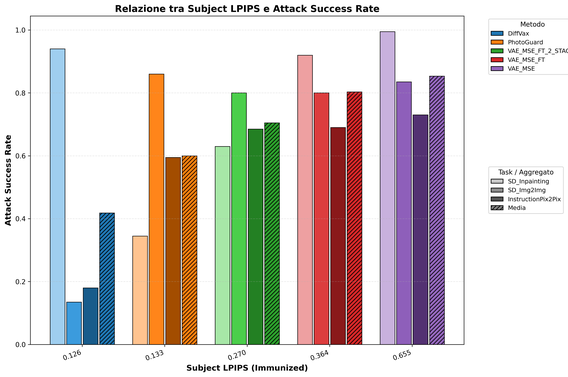
#> input picture lpips_vs_attack_success_rate.png, 568 x 377 px, shrunk from 3560 x 2364 before the run; its folder holds 4 pictures in this run
$ python check_mask.py .
#> lines starting #> are read from the running program, lines starting #| are printed output that depends on the picture
"""
Script per contare quante maschere, all'interno di una cartella, hanno
una frazione di pixel "bianchi" superiore a una soglia (default: 5%).

Uso:
    python count_white_masks.py /percorso/alla/cartella
    python count_white_masks.py /percorso/alla/cartella --threshold 0.10
    python count_white_masks.py /percorso/alla/cartella --white-value 200 --ext .png .jpg

Una maschera è considerata "bianca" in un pixel se il valore (dopo
conversione in scala di grigi, 0-255) è >= --white-value (default 128).
La frazione bianca di un'immagine è: (# pixel bianchi) / (# pixel totali).
"""

import argparse
from pathlib import Path

import numpy as np
from PIL import Image


def compute_white_fraction(mask_path: Path, white_value: int) -> float:
    """
    Calcola la frazione di pixel "bianchi" (>= white_value) in una maschera.
    La maschera viene aperta e convertita in scala di grigi (mode "L").
    """
#> called with white_value = 128
    mask = Image.open(mask_path).convert("L")
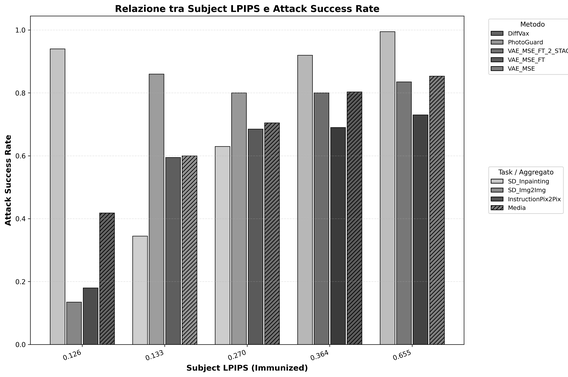
#> mask: PIL image 568x377 L; min 0, max 255, mean 208.8
    arr = np.array(mask)
    white_fraction = (arr >= white_value).mean()
#> white_fraction = 0.803
    return float(white_fraction)


def main():
    parser = argparse.ArgumentParser(
        description="Conta quante maschere in una cartella hanno una parte bianca > soglia."
    )
    parser.add_argument(
        "folder",
        type=str,
        help="Cartella contenente le maschere",
    )
    parser.add_argument(
        "--threshold",
        type=float,
        default=0.05,
        help="Soglia di frazione bianca (default: 0.05 = 5%%)",
    )
    parser.add_argument(
        "--white-value",
        type=int,
        default=128,
        help="Valore minimo di grigio (0-255) per considerare un pixel 'bianco' (default: 128)",
    )
    parser.add_argument(
        "--ext",
        type=str,
        nargs="+",
        default=[".png", ".jpg", ".jpeg"],
        help="Estensioni dei file da considerare (default: .png .jpg .jpeg)",
    )

    args = parser.parse_args()

    folder = Path(args.folder)
    assert folder.is_dir(), f"Cartella non trovata: {folder}"

    exts = {e.lower() if e.startswith(".") else f".{e.lower()}" for e in args.ext}
    mask_paths = sorted(p for p in folder.iterdir() if p.suffix.lower() in exts)

    assert len(mask_paths) > 0, f"Nessuna maschera trovata in {folder} con estensioni {sorted(exts)}"

    print(f"[INFO] Cartella: {folder}")
    print(f"[INFO] Maschere trovate: {len(mask_paths)}")
    print(f"[INFO] Soglia frazione bianca: {args.threshold:.2%}")
    print(f"[INFO] Valore soglia bianco (grayscale): {args.white_value}\n")

    count_above = 0
    fractions = []

    for mask_path in mask_paths:
        try:
            frac = compute_white_fraction(mask_path, args.white_value)
#> frac = 0.803
        except Exception as e:
            print(f"⚠️  Errore nel leggere {mask_path.name}: {e}")
            continue

        fractions.append(frac)
        above = frac > args.threshold
#> above = True
        if above:
            count_above += 1

        marker = "✓" if above else " "
#> marker = '✓'
        print(f"{marker} {mask_path.name:40s}  bianco: {frac:.2%}")
#| ✓ lpips_vs_attack_success_rate.png          bianco: 80.35%
#> pass 2 of the loop in main, `for mask_path in mask_paths:`:
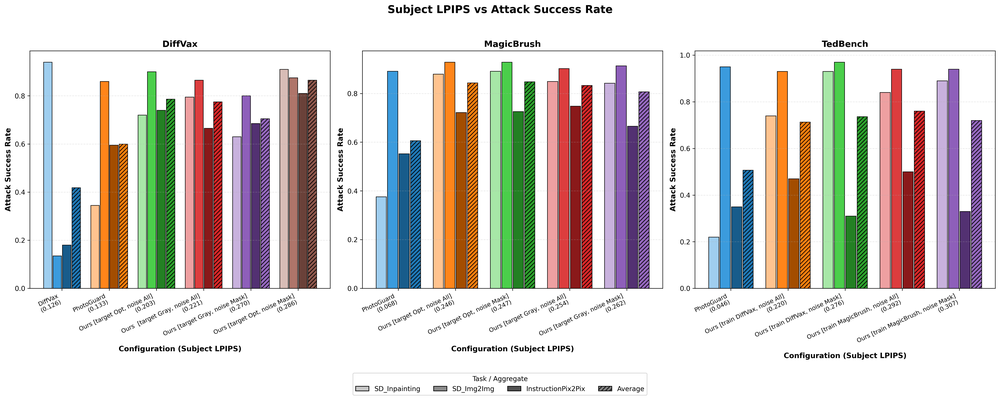
#> input picture lpips_vs_attack_success_rate_combined.png, 1000 x 400 px, shrunk from 6270 x 2511 before the run
#> in compute_white_fraction (call 2), `mask = Image.open(mask_path).convert("L")`:
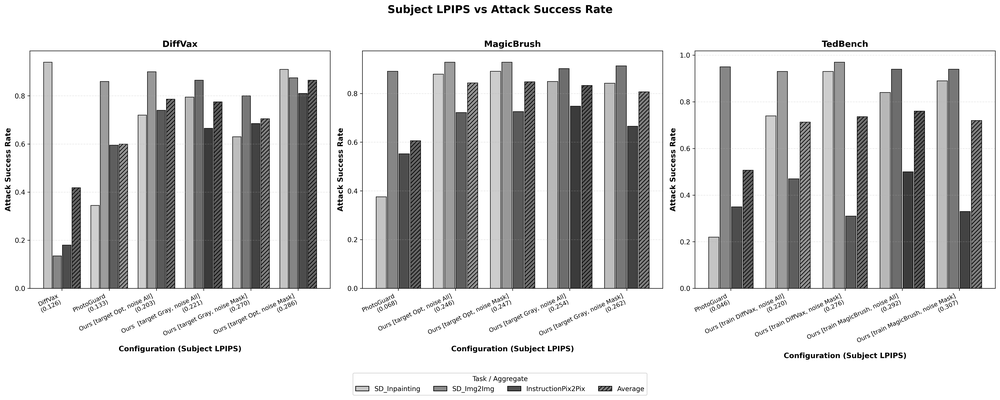
#> mask: PIL image 1000x400 L; min 0, max 255, mean 210.2
#> white_fraction = 0.813
#| ✓ lpips_vs_attack_success_rate_combined.png  bianco: 81.27%
#> pass 3 of the loop in main, `for mask_path in mask_paths:`:
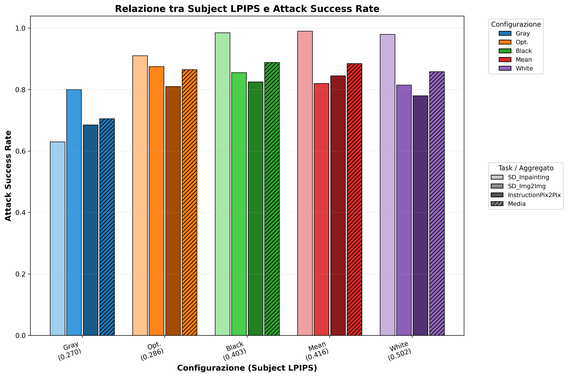
#> input picture lpips_vs_attack_success_rate_scelta_target.png, 568 x 377 px, shrunk from 3560 x 2364 before the run
#> in compute_white_fraction (call 3), `mask = Image.open(mask_path).convert("L")`:
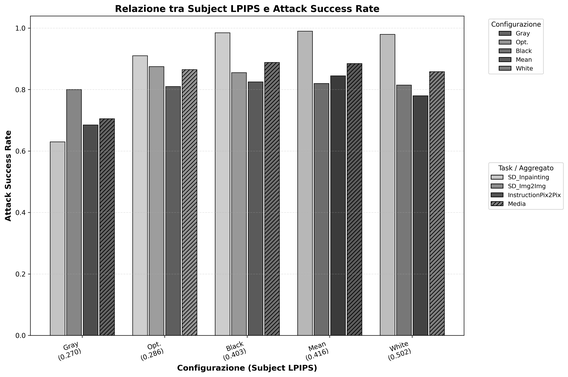
#> mask: PIL image 568x377 L; min 0, max 255, mean 199.3
#> white_fraction = 0.762
#| ✓ lpips_vs_attack_success_rate_scelta_target.png  bianco: 76.23%
#> the loop made 4 passes; the first 3 are shown

    fractions = np.array(fractions)

    print("\n" + "=" * 60)
    print("RISULTATO")
    print("=" * 60)
    print(f"Maschere totali analizzate:         {len(fractions)}")
    print(f"Maschere con bianco > {args.threshold:.0%}:        {count_above}")
    print(f"Percentuale sul totale:             {count_above / len(fractions):.2%}")
    print(f"\nFrazione bianca - min:    {fractions.min():.2%}")
    print(f"Frazione bianca - max:    {fractions.max():.2%}")
    print(f"Frazione bianca - media:  {fractions.mean():.2%}")
    print(f"Frazione bianca - mediana:{np.median(fractions):.2%}")
    print("=" * 60)


if __name__ == "__main__":
    main()
